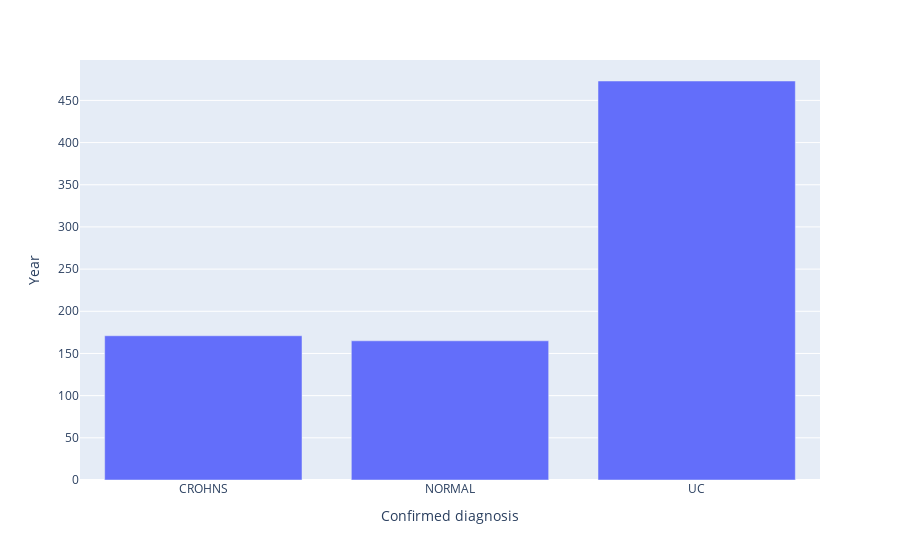

Write notebook code for a chart like this one.
### Markdown cell above
Distribution of the dataset, where majority of the classes are UC and the remaining are split to normal and UC roughly evenly.

### Code cell
cd_gb = cleaned_cases.groupby("Confirmed diagnosis").count().reset_index()
fig = px.bar(cd_gb, x='Confirmed diagnosis', y='Year')
fig.show()
# cd_gb

### Figure 1 — Plotly figure (JSON) as saved in the notebook; plotly's stock layout.template omitted (floating-point values rounded to 4 significant figures)
{"data": [{"alignmentgroup": "True", "hovertemplate": "Confirmed diagnosis=%{x}<br>Year=%{y}<extra></extra>", "legendgroup": "", "marker": {"color": "#636efa"}, "name": "", "offsetgroup": "", "orientation": "v", "showlegend": false, "textposition": "auto", "type": "bar", "x": ["CROHNS", "NORMAL", "UC"], "xaxis": "x", "y": [171, 165, 473], "yaxis": "y"}], "layout": {"barmode": "relative", "legend": {"tracegroupgap": 0}, "margin": {"t": 60}, "xaxis": {"anchor": "y", "domain": [0, 1], "title": {"text": "Confirmed diagnosis"}}, "yaxis": {"anchor": "x", "domain": [0, 1], "title": {"text": "Year"}}}}
